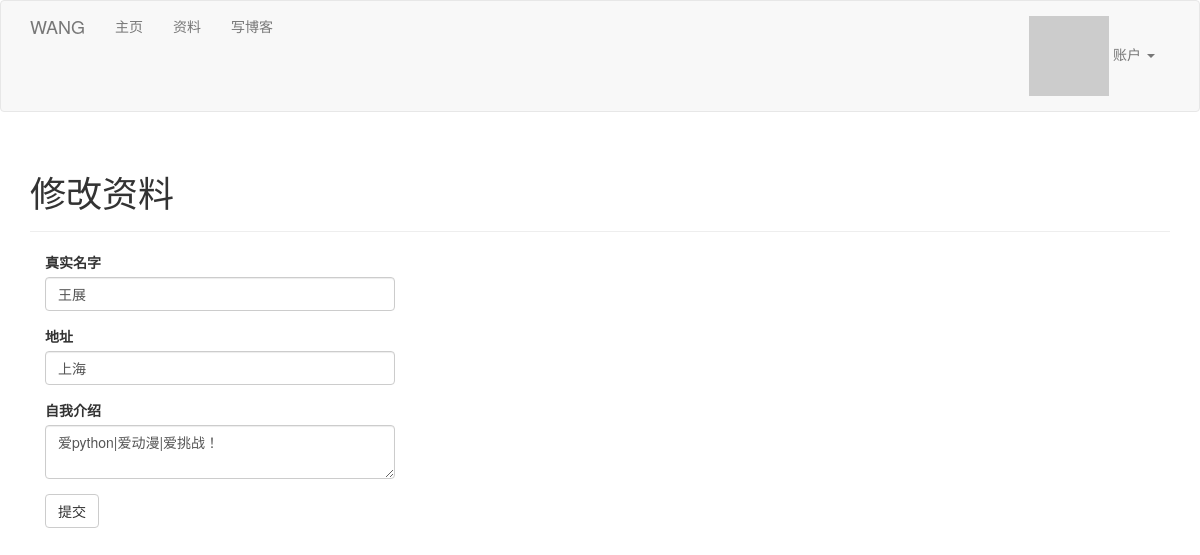
The app's page /edit-profile (signed in) with its own data.
### app/models.py (models this page shows, shortened)
class User(UserMixin, db.Model):
    __tablename__ = 'users'
    id = db.Column(db.Integer, primary_key=True)
    email = db.Column(db.String(64), unique=True, index=True)
    username = db.Column(db.String(64), unique=True, index=True)
    role_id = db.Column(db.Integer, db.ForeignKey('roles.id'))
    password_hash = db.Column(db.String(128))
    confirmed=db.Column(db.Boolean,default=False)
    name=db.Column(db.String(64))#真实姓名
    location=db.Column(db.String(64))#所在地
    about_me=db.Column(db.Text())#自我介绍
    member_since=db.Column(db.DateTime(),default=datetime.utcnow)#注册日期
    last_seen=db.Column(db.DateTime(),default=datetime.utcnow)#最后访问日期
    avatar_hash=db.Column(db.String(32))
    posts=db.relationship('Post',backref='author',lazy='dynamic')
    def ping(self):#刷新用户的最后访问时间
        self.last_seen=datetime.utcnow()
        db.session.add(self)
    @property
    def password(self):
        raise AttributeError('password is not a readable attribute')
    def gravatar(self,size=100,default='identicon',rating='g'):
        if request.is_secure:
            url='https://secure.gravatar.com/avatar'
        else:
            url='http://www.gravatar.com/avatar'
        hash=self.avatar_hash or hashlib.md5(self.email.encode('utf-8')).hexdigest()
        return '{url}/{hash}?s={size}&d={default}&r={rating}'.format(
                url=url,hash=hash,size=size,default=default,rating=rating)

### app/main/views.py (the view, shortened to what this page needs)
@main.route('/edit-profile',methods=['GET','POST'])
@login_required#需要先登录
def edit_profile():
	form=EditProfileForm()
	form.name.data=current_user.name#当返回false时，表单中的字段使用保存在current_user中的初始值
	form.location.data=current_user.location
	form.about_me.data=current_user.about_me
	return render_template('edit_profile.html',form=form)

### app/main/forms.py
class EditProfileForm(FlaskForm):#资料编辑表单
    name=StringField(u'真实名字',validators=[Length(0,64)])#'Real name'要显示的文本框名字，validators验证函数，参数是列表，多个项，此处验证长度
    location=StringField(u'地址',validators=[Length(0,64)])#字段可选，可为空
    about_me=TextAreaField(u'自我介绍')
    submit=SubmitField(u'提交')

### app/auth/views.py (called while the page is built)
@auth.before_app_request#决定用户确认前可以做什么操作
def before_request():#允许未确认的用户登陆
    if current_user.is_authenticated:
        current_user.ping()
        if not current_user.confirmed \
                and request.endpoint[:5]!='auth.':
            return redirect(url_for('auth.unconfirmed'))#但是显示未登录的页面

### app/main/__init__.py (called while the page is built)
@main.app_context_processor#Permission类加入模版上下文
def inject_permissions():#上下文处理器，可让Permission变量在全局中可访问
	return dict(Permission=Permission)

### app/models.py (called while the page is built)
@login_manager.user_loader#加载用户的回调函数
def load_user(user_id):
    return User.query.get(int(user_id))#参数Unicode字符串形式表示的用户标识符，返回用户对象

### app/templates/edit_profile.html (shortened to what this page needs)
{% extends "base.html" %}
{% import "bootstrap/wtf.html" as wtf %}
{% block page_content %}
<div class="page-header">
    <h1>修改资料</h1>
</div>
<div class="col-md-4">
    {{ wtf.quick_form(form) }}
</div>
{% endblock %}

### records on screen
User: name "王展", location "上海", about_me "爱python|爱动漫|爱挑战！"
